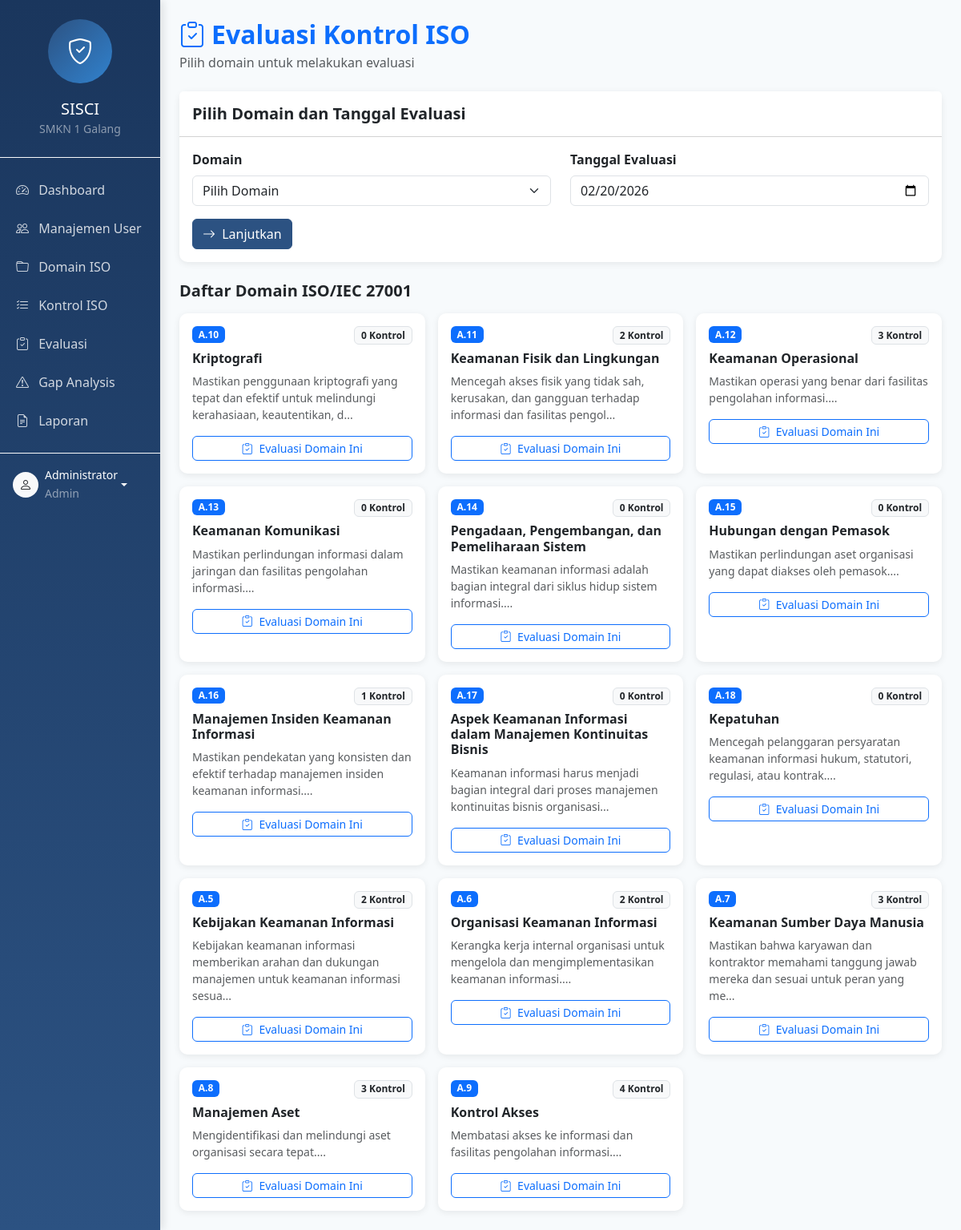
Page /index.php?page=evaluasi (signed in) on the committed database.
### tables this page shows
CREATE TABLE domain_iso (
    id INT AUTO_INCREMENT PRIMARY KEY COMMENT 'ID unik domain',
    kode_domain VARCHAR(20) NOT NULL UNIQUE COMMENT 'Kode domain ISO (contoh: A.5, A.6)',
    nama_domain VARCHAR(200) NOT NULL COMMENT 'Nama domain/kategori',
    deskripsi TEXT COMMENT 'Deskripsi detail domain',
    created_at TIMESTAMP DEFAULT CURRENT_TIMESTAMP COMMENT 'Waktu pembuatan',
    updated_at TIMESTAMP DEFAULT CURRENT_TIMESTAMP ON UPDATE CURRENT_TIMESTAMP COMMENT 'Waktu terakhir update',
    
    INDEX idx_kode (kode_domain)
);

### controllers/EvaluasiController.php (called while the page is built, shortened)
<?php
require_once __DIR__ . '/../models/DomainModel.php';
class EvaluasiController {
    private $domainModel;
    public function __construct() {
        $this->domainModel = new DomainModel();
    }
    public function pilihDomain() {
        $domains = $this->domainModel->getWithStats();
        include __DIR__ . '/../views/evaluasi/pilih_domain.php';
    }
}

### config/database.php (called while the page is built, shortened)
<?php
class Database {
    private static $instance = null;
    public static function getInstance() {
        if (self::$instance === null) {
            try {
                $dsn = "mysql:host=" . DB_HOST . ";dbname=" . DB_NAME . ";charset=" . DB_CHARSET;
                $options = [
                    PDO::ATTR_ERRMODE => PDO::ERRMODE_EXCEPTION,
                    PDO::ATTR_DEFAULT_FETCH_MODE => PDO::FETCH_ASSOC,
                    PDO::ATTR_EMULATE_PREPARES => false,
                ];
                self::$instance = new PDO($dsn, DB_USER, DB_PASS, $options);
            } catch (PDOException $e) {
                error_log("Koneksi Database Gagal: " . $e->getMessage());
                die("Terjadi kesalahan koneksi database. Silakan coba lagi nanti.");
            }
        }
        return self::$instance;
    }
}
function getDB() {
    return Database::getInstance();
}

### models/DomainModel.php (called while the page is built, shortened)
<?php
require_once __DIR__ . '/../config/database.php';
class DomainModel {
    private $db;
    public function __construct() {
        $this->db = getDB();
    }
    public function getWithStats() {
        $stmt = $this->db->query("
            SELECT d.*, COUNT(k.id) as total_kontrol
            FROM domain_iso d
            LEFT JOIN kontrol_iso k ON d.id = k.domain_id
            GROUP BY d.id
            ORDER BY d.kode_domain ASC
        ");
        return $stmt->fetchAll();
    }
}

### views/evaluasi/pilih_domain.php (the view, shortened to what this page needs)
<?php
include __DIR__ . '/../layouts/header.php';
?>
<div class="container-fluid">
    <div class="row">
        <?php include __DIR__ . '/../layouts/sidebar.php'; ?>
        <div class="col-md-9 col-lg-10 main-content p-4">
            <div class="mb-4">
                <h2 class="fw-bold text-primary mb-1">
                    <i class="bi bi-clipboard-check me-2"></i>Evaluasi Kontrol ISO
                </h2>
                <p class="text-muted mb-0">Pilih domain untuk melakukan evaluasi</p>
            </div>
            <div class="card mb-4">
                <div class="card-header bg-white py-3">
                    <h5 class="fw-bold mb-0">Pilih Domain dan Tanggal Evaluasi</h5>
                </div>
                <div class="card-body">
                    <form action="<?php echo BASE_URL; ?>index.php?page=evaluasi&action=form" method="GET">
                        <div class="row">
                            <div class="col-md-6 mb-3">
                                <label for="domain_id" class="form-label fw-semibold">Domain</label>
                                <select class="form-select" id="domain_id" name="domain_id" required>
                                    <option value="">Pilih Domain</option>
                                </select>
                            </div>
                            <div class="col-md-6 mb-3">
                                <label for="tanggal" class="form-label fw-semibold">Tanggal Evaluasi</label>
                                <input type="date" class="form-control" id="tanggal" name="tanggal"
                                       value="<?php echo date('Y-m-d'); ?>" required>
                            </div>
                        </div>
                        <button type="submit" class="btn btn-primary">
                            <i class="bi bi-arrow-right me-1"></i>
                            Lanjutkan
                        </button>
                    </form>
                </div>
            </div>
            <h5 class="fw-bold mb-3">Daftar Domain ISO/IEC 27001</h5>
            <div class="row g-3">
                <?php foreach ($domains as $domain): ?>
                <div class="col-md-6 col-lg-4">
                    <div class="card h-100">
                        <div class="card-body">
                            <div class="d-flex justify-content-between align-items-start mb-2">
                                <span class="badge bg-primary"><?php echo $domain['kode_domain']; ?></span>
                                <span class="badge bg-light text-dark border">
                                    <?php echo $domain['total_kontrol']; ?> Kontrol
                                </span>
                            </div>
                            <h6 class="card-title fw-bold"><?php echo $domain['nama_domain']; ?></h6>
                            <p class="card-text small text-muted">
                                <?php echo substr(strip_tags($domain['deskripsi']), 0, 100) . '...'; ?>
                            </p>
                            <a href="<?php echo BASE_URL; ?>index.php?page=evaluasi&action=form&domain_id=<?php echo $domain['id']; ?>&tanggal=<?php echo date('Y-m-d'); ?>"
                               class="btn btn-sm btn-outline-primary w-100">
                                <i class="bi bi-clipboard-check me-1"></i>
                                Evaluasi Domain Ini
                            </a>
                        </div>
                    </div>
                </div>
                <?php endforeach; ?>
            </div>
        </div>
    </div>
</div>
<?php
include __DIR__ . '/../layouts/footer.php';

### views/layouts/header.php (style rules this page uses)
:root { --primary-color: #2c5282; --secondary-color: #4a5568; --success-color: #38a169; --info-color: #3182ce; --warning-color: #d69e2e; --danger-color: #e53e3e; --light-bg: #f7fafc; }
body { font-family: 'Segoe UI', Tahoma, Geneva, Verdana, sans-serif; background-color: var(--light-bg); }
.card { border: none; border-radius: 10px; box-shadow: 0 2px 8px rgba(0,0,0,0.08); transition: transform 0.2s ease, box-shadow 0.2s ease; }
.btn { border-radius: 6px; font-weight: 500; transition: all 0.3s ease; }
.btn-primary { background-color: var(--primary-color); border-color: var(--primary-color); }

### rows in the picture
domain_iso: kode_domain "A.10", total_kontrol "0", nama_domain "Kriptografi", deskripsi "Mastikan penggunaan kriptografi yang tepat dan efektif untuk melindungi kerahasiaan, keautentikan, d"
domain_iso: kode_domain "A.11", total_kontrol "2", nama_domain "Keamanan Fisik dan Lingkungan", deskripsi "Mencegah akses fisik yang tidak sah, kerusakan, dan gangguan terhadap informasi dan fasilitas pengol"
domain_iso: kode_domain "A.12", total_kontrol "3", nama_domain "Keamanan Operasional", deskripsi "Mastikan operasi yang benar dari fasilitas pengolahan informasi."
domain_iso: kode_domain "A.13", total_kontrol "0", nama_domain "Keamanan Komunikasi", deskripsi "Mastikan perlindungan informasi dalam jaringan dan fasilitas pengolahan informasi."
domain_iso: kode_domain "A.14", total_kontrol "0", nama_domain "Pengadaan, Pengembangan, dan Pemeliharaan Sistem", deskripsi "Mastikan keamanan informasi adalah bagian integral dari siklus hidup sistem informasi."
domain_iso: kode_domain "A.15", total_kontrol "0", nama_domain "Hubungan dengan Pemasok", deskripsi "Mastikan perlindungan aset organisasi yang dapat diakses oleh pemasok."
domain_iso: kode_domain "A.16", total_kontrol "1", nama_domain "Manajemen Insiden Keamanan Informasi", deskripsi "Mastikan pendekatan yang konsisten dan efektif terhadap manajemen insiden keamanan informasi."
domain_iso: kode_domain "A.17", total_kontrol "0", nama_domain "Aspek Keamanan Informasi dalam Manajemen Kontinuitas Bisnis", deskripsi "Keamanan informasi harus menjadi bagian integral dari proses manajemen kontinuitas bisnis organisasi"
domain_iso: kode_domain "A.18", total_kontrol "0", nama_domain "Kepatuhan", deskripsi "Mencegah pelanggaran persyaratan keamanan informasi hukum, statutori, regulasi, atau kontrak."
domain_iso: kode_domain "A.5", total_kontrol "2", nama_domain "Kebijakan Keamanan Informasi", deskripsi "Kebijakan keamanan informasi memberikan arahan dan dukungan manajemen untuk keamanan informasi sesua"
domain_iso: kode_domain "A.6", total_kontrol "2", nama_domain "Organisasi Keamanan Informasi", deskripsi "Kerangka kerja internal organisasi untuk mengelola dan mengimplementasikan keamanan informasi."
domain_iso: kode_domain "A.7", total_kontrol "3", nama_domain "Keamanan Sumber Daya Manusia", deskripsi "Mastikan bahwa karyawan dan kontraktor memahami tanggung jawab mereka dan sesuai untuk peran yang me"
domain_iso: kode_domain "A.8", total_kontrol "3", nama_domain "Manajemen Aset", deskripsi "Mengidentifikasi dan melindungi aset organisasi secara tepat."
domain_iso: kode_domain "A.9", total_kontrol "4", nama_domain "Kontrol Akses", deskripsi "Membatasi akses ke informasi dan fasilitas pengolahan informasi."

### other values in the picture
$currentUser['nama'] "Administrator"
$currentUser['role'] "Admin"
